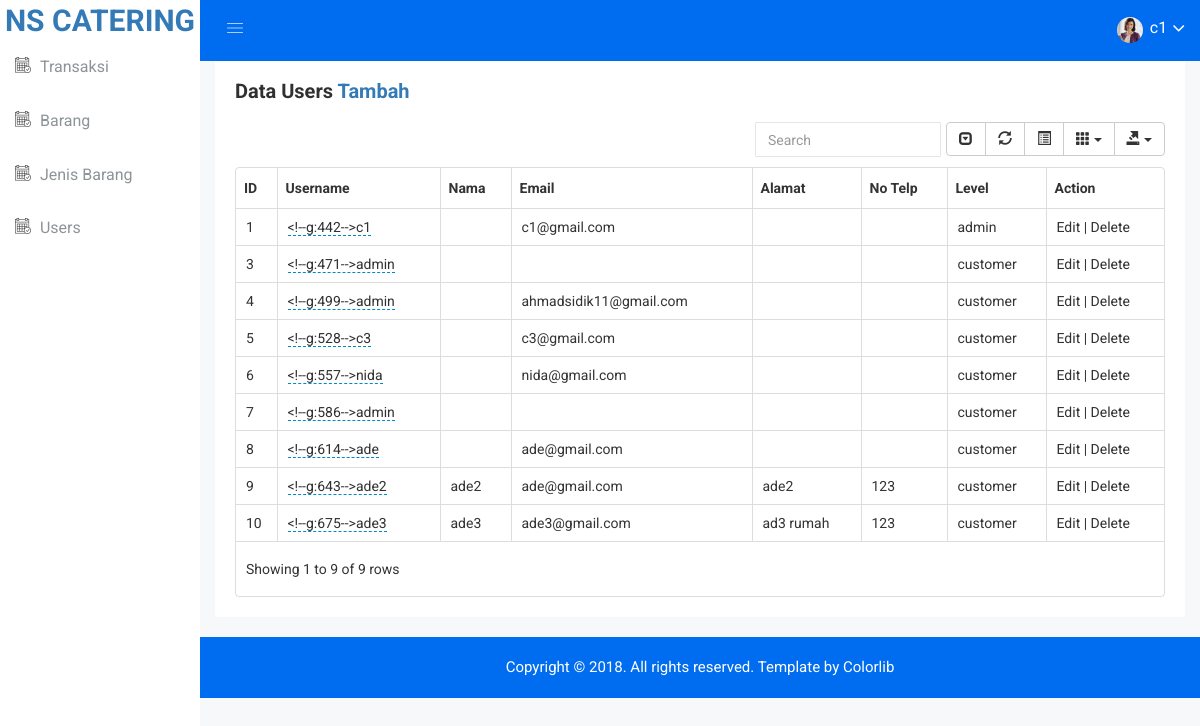
The app's page /list_users.php (signed in) with its own data.
### tables this page shows
CREATE TABLE `users` (
  `id_users` int(11) NOT NULL,
  `email` varchar(50) NOT NULL,
  `password` varchar(50) NOT NULL,
  `level` varchar(10) NOT NULL,
  `username` varchar(50) NOT NULL,
  `nama` varchar(50) NOT NULL,
  `alamat` varchar(100) NOT NULL,
  `no_telp` varchar(20) NOT NULL
);

### list_users.php (the view)
<?php
include("config.php");
include("header.php");
?>
<div class="data-table-area mg-b-15">
    <div class="container-fluid">
        <div class="row">
            <div class="col-lg-12 col-md-12 col-sm-12 col-xs-12">
                <div class="sparkline13-list">
                    <div class="sparkline13-hd">
                        <div class="main-sparkline13-hd">
                            <h1>Data Users <span class="table-project-n"></span>
                               <right>       <a href="tambah_users.php">Tambah </a><right></h1>
                               </div>
                           </div>
                           <div class="sparkline13-graph">
                            <div class="datatable-dashv1-list custom-datatable-overright">
                                <table id="table" data-toggle="table" data-pagination="true" data-search="true" data-show-columns="true" data-show-pagination-switch="true" data-show-refresh="true" data-key-events="true" data-show-toggle="true" data-resizable="true" data-cookie="true"
                                data-cookie-id-table="saveId" data-show-export="true" data-click-to-select="true" data-toolbar="#toolbar">
                                <thead>
                                    <tr>
                                        <th data-field="id">ID</th>
                                        <th data-field="name" data-editable="true">Username</th>
                                        <th>Nama</th>
                                        <th>Email</th>
                                        <th>Alamat</th>
                                        <th>No Telp</th>
                                        <th>Level</th>
                                        <th data-field="action">Action</th>
                                    </tr>
                                </thead>
                                <tbody>
                                  <?php
                                  $sql = "SELECT * FROM users";
                                  $query = mysqli_query($db, $sql);
                                  while($item = mysqli_fetch_array($query)){
                                    echo"<tr>";
                                    echo "<td>".$item['id_users']."</td>";
                                    echo "<td>".$item['username']."</td>";
                                    echo "<td>".$item['nama']."</td>";
                                    echo "<td>".$item['email']."</td>";
                                    echo "<td>".$item['alamat']."</td>";
                                    echo "<td>".$item['no_telp']."</td>";
                                    echo "<td>".$item['level']."</td>";
                                    echo "<td>";
                                    echo "<a href='edit_users.php?id_users=".$item['id_users']."'>Edit</a> | ";
                                    echo "<a href='proses_hapus_users.php?id_users=".$item['id_users']."''>Delete</a>  ";
                                    echo "</td>";
                                    echo "</tr>";
                                }
                                ?>
                            </tbody>
                        </table>
                    </div>
                </div>
            </div>
        </div>
    </div>
</div>
</div>
<?php
include("footer.php");
?>

### header.php (shortened to what this page needs)
<!doctype html>
<html class="no-js" lang="en">
<head>
    <link rel="stylesheet" href="css/bootstrap.min.css">
    <link rel="stylesheet" href="css/font-awesome.min.css">
    <link rel="stylesheet" href="css/owl.carousel.css">
    <link rel="stylesheet" href="css/owl.theme.css">
    <link rel="stylesheet" href="css/owl.transitions.css">
    <link rel="stylesheet" href="css/animate.css">
    <link rel="stylesheet" href="css/normalize.css">
    <link rel="stylesheet" href="css/meanmenu.min.css">
    <link rel="stylesheet" href="css/main.css">
    <link rel="stylesheet" href="css/educate-custon-icon.css">
    <link rel="stylesheet" href="css/morrisjs/morris.css">
    <link rel="stylesheet" href="css/scrollbar/jquery.mCustomScrollbar.min.css">
    <link rel="stylesheet" href="css/metisMenu/metisMenu.min.css">
    <link rel="stylesheet" href="css/metisMenu/metisMenu-vertical.css">
    <link rel="stylesheet" href="css/calendar/fullcalendar.min.css">
    <link rel="stylesheet" href="css/calendar/fullcalendar.print.min.css">
    <link rel="stylesheet" href="css/editor/select2.css">
    <link rel="stylesheet" href="css/editor/datetimepicker.css">
    <link rel="stylesheet" href="css/editor/bootstrap-editable.css">
    <link rel="stylesheet" href="css/editor/x-editor-style.css">
    <link rel="stylesheet" href="css/data-table/bootstrap-table.css">
    <link rel="stylesheet" href="css/data-table/bootstrap-editable.css">
    <link rel="stylesheet" href="style.css">
    <link rel="stylesheet" href="css/responsive.css">
</head>
<html>
<body>
    <div class="left-sidebar-pro">
        <nav id="sidebar" class="">
            <div class="sidebar-header">
                <a href="index.php"><b style="
                    font-size: 30px;
                    ">NS CATERING</b></a>
            </div>
            <div class="left-custom-menu-adp-wrap comment-scrollbar">
                <nav class="sidebar-nav left-sidebar-menu-pro">
                    <ul class="metismenu" id="menu1">
                        <li>
                            <a title="Landing Page" href="list_transaksi.php" aria-expanded="false"><span class="educate-icon educate-event icon-wrap sub-icon-mg" aria-hidden="true"></span> <span class="mini-click-non">Transaksi</span></a>
                        </li>
                        <li>
                            <a title="Landing Page" href="list_barang.php" aria-expanded="false"><span class="educate-icon educate-event icon-wrap sub-icon-mg" aria-hidden="true"></span> <span class="mini-click-non">Barang</span></a>
                        </li>
                        <li>
                            <a title="Landing Page" href="list_jenis_barang.php" aria-expanded="false"><span class="educate-icon educate-event icon-wrap sub-icon-mg" aria-hidden="true"></span> <span class="mini-click-non">Jenis Barang</span></a>
                        </li>
                        <li>
                            <a title="Landing Page" href="list_users.php" aria-expanded="false"><span class="educate-icon educate-event icon-wrap sub-icon-mg" aria-hidden="true"></span> <span class="mini-click-non">Users</span></a>
                        </li>
                    </ul>
                </nav>
            </div>
        </nav>
    </div>
    <div class="all-content-wrapper">
        <div class="container-fluid">
            <div class="row">
                <div class="col-lg-12 col-md-12 col-sm-12 col-xs-12">
                    <div class="logo-pro">
                        <a href="index.html"><img class="main-logo" src="img/logo/logo.png" alt="" /></a>
                    </div>
                </div>
            </div>
        </div>
        <div class="header-advance-area">
            <div class="header-top-area">
                <div class="container-fluid">
                    <div class="row">
                        <div class="col-lg-12 col-md-12 col-sm-12 col-xs-12">
                            <div class="header-top-wraper">
                                <div class="row">
                                    <div class="col-lg-1 col-md-0 col-sm-1 col-xs-12">
                                        <div class="menu-switcher-pro">
                                            <button type="button" id="sidebarCollapse" class="btn bar-button-pro header-drl-controller-btn btn-info navbar-btn">
													<i class="educate-icon educate-nav"></i>
												</button>
                                        </div>
                                    </div>
                                    <div class="col-lg-5 col-md-5 col-sm-12 col-xs-12">
                                        <div class="header-right-info">
                                            <ul class="nav navbar-nav mai-top-nav header-right-menu">
                                                <li class="nav-item">
                                                    <a href="#" data-toggle="dropdown" role="button" aria-expanded="false" class="nav-link dropdown-toggle">
															<img src="img/product/pro4.jpg" alt="" />
															<span class="admin-name"><?php echo $_SESSION['username'] ?></span>
															<i class="fa fa-angle-down edu-icon edu-down-arrow"></i>
														</a>
                                                </li>
                                            </ul>
                                        </div>
                                    </div>
                                </div>
                            </div>
                        </div>
                    </div>
                </div>
            </div>
        </div>

### footer.php (shortened to what this page needs)
 <div class="footer-copyright-area">
            <div class="container-fluid">
                <div class="row">
                    <div class="col-lg-12 col-md-12 col-sm-12 col-xs-12">
                        <div class="footer-copy-right">
                            <p>Copyright © 2018. All rights reserved. Template by <a href="https://colorlib.com/wp/templates/">Colorlib</a></p>
                        </div>
                    </div>
                </div>
            </div>
        </div>
    </div>
</body>
</html>

### css/main.css (style rules this page uses)
html { color: #222; font-size: 1em; line-height: 1.4; }
audio, canvas, iframe, img, svg, video { vertical-align: middle; }

### css/metisMenu/metisMenu-vertical.css (style rules this page uses)
.sidebar-nav { background: #fff; }
.sidebar-nav ul { padding: 0; margin: 0; list-style: none; background: #f5f5f5; }
.sidebar-nav .metismenu { background: #fff; display: -webkit-box; display: -ms-flexbox; display: flex; -webkit-box-orient: vertical; -webkit-box-direction: normal; -ms-flex-direction: column; flex-direction: column; }
.sidebar-nav .metismenu li + li { margin-top: 5px; }
.sidebar-nav .metismenu li:last-child { margin-bottom: 5px; }
.sidebar-nav .metismenu > li { display: -webkit-box; display: -ms-flexbox; display: flex; -webkit-box-orient: vertical; -webkit-box-direction: normal; -ms-flex-direction: column; flex-direction: column; position: relative; }
.sidebar-nav .metismenu a { position: relative; display: block; padding: 13px 15px; color: #444; outline-width: 0; transition: all .3s ease-out; font-size:16px; font-weight:400; }
.sidebar-nav .metismenu li .icon-wrap { margin-right:5px; font-size:20px; color:#303030; }
.sidebar-nav .metismenu li .sub-icon-mg { margin-right:5px; font-size:16px; }

### records on screen
users: id_users "1", email "c1@gmail.com", level "admin"
users: id_users "3", level "customer"
users: id_users "4", email "ahmadsidik11@gmail.com", level "customer"
users: id_users "5", email "c3@gmail.com", level "customer"
users: id_users "6", email "nida@gmail.com", level "customer"
users: id_users "7", level "customer"
users: id_users "8", email "ade@gmail.com", level "customer"
users: id_users "9", nama "ade2", email "ade@gmail.com", alamat "ade2", no_telp "123", level "customer"
users: id_users "10", nama "ade3", email "ade3@gmail.com", alamat "ad3 rumah", no_telp "123", level "customer"

### other values on screen
$_SESSION['username'] "c1"
